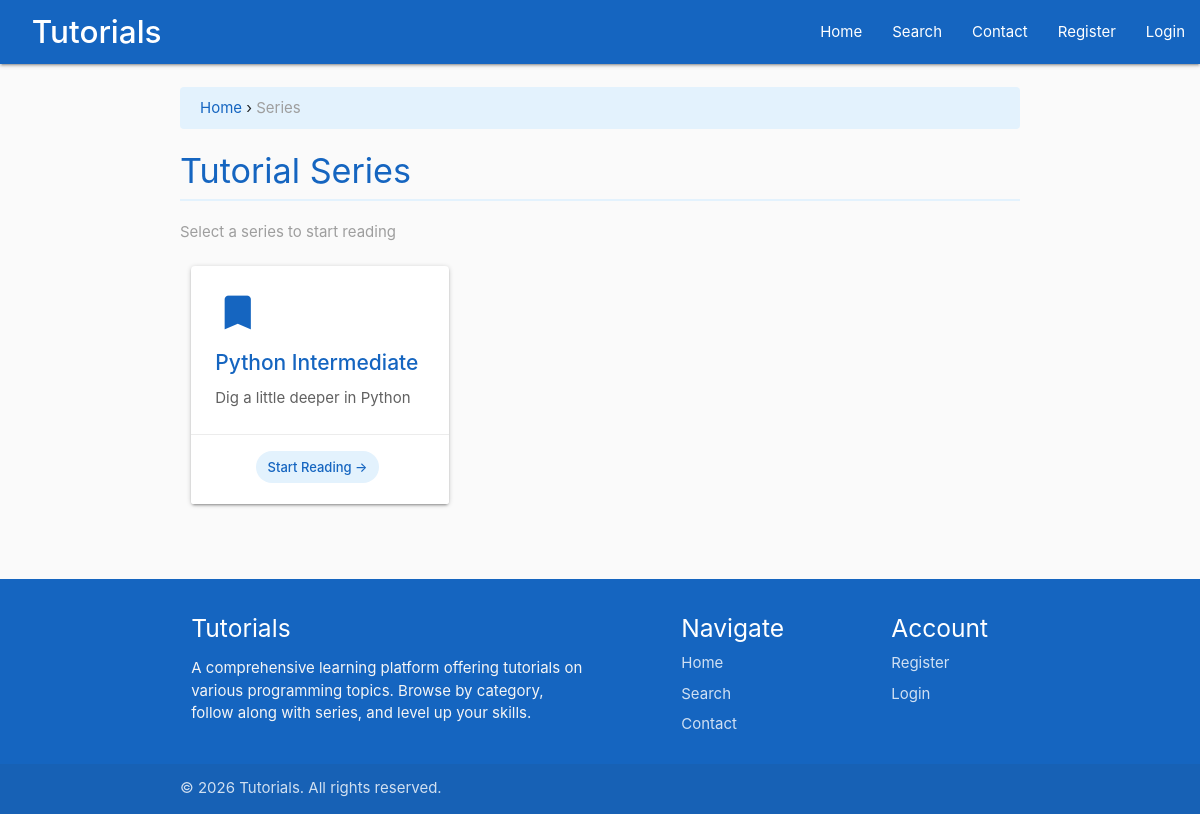
Screenshot of /Python-Intermediate with the database file from the repository.
### main/models.py (models this page shows, shortened)
class TutorialSeries(models.Model):
	tutorial_series = models.CharField(max_length=200)
	tutorial_category = models.ForeignKey(TutorialCategory,
										  default=1,
										  verbose_name="Category",
										  on_delete=models.SET_DEFAULT)
	series_summary = models.CharField(max_length=200)
	class Meta:
		verbose_name_plural = "Series"

### main/views.py (the view, shortened to what this page needs)
# urls.py: path('<single_slug>', views.single_slug, name='single_slug'),
def single_slug(request, single_slug):
	categories = [c.category_slug for c in TutorialCategory.objects.all()]
	if single_slug in categories:
		matching_series = TutorialSeries.objects.filter(tutorial_category__category_slug=single_slug)
		series_urls = {}
		for m in matching_series.all():
			part_one = Tutorial.objects.filter(tutorial_series__tutorial_series=m.tutorial_series).earliest("tutorial_published")
			series_urls[m] = part_one.tutorial_slug
		return render(request,
			          "main/category.html",
			          {"part_ones": series_urls})

### main/templates/main/category.html (shortened to what this page needs)
{% extends 'main/header.html' %}
{% block content %}
<div class="breadcrumb-nav">
    <a href="{% url 'main:homepage' %}">Home</a> &rsaquo; <span class="grey-text">Series</span>
</div>
<h4 class="section-title">Tutorial Series</h4>
<p class="grey-text">Select a series to start reading</p>
<div class="row">
    {% for tut, partone in part_ones.items %}
        <div class="col s12 m6 l4">
            <a href="/{{ partone }}" style="color: #000;">
                <div class="card hoverable category-card">
                    <div class="card-content">
                        <i class="material-icons">bookmark</i>
                        <span class="card-title">{{ tut.tutorial_series }}</span>
                        <p>{{ tut.series_summary }}</p>
                    </div>
                    <div class="card-action center-align">
                        <span class="chip category-chip">Start Reading &rarr;</span>
                    </div>
                </div>
            </a>
        </div>
    {% empty %}
        <div class="col s12 center-align">
            <p class="grey-text">No series available in this category yet.</p>
        </div>
    {% endfor %}
</div>
{% endblock %}

### main/static/main/css/style.css (style rules this page uses)
body { display: flex; min-height: 100vh; flex-direction: column; background-color: #fafafa; }
a { color: #1565c0; }
.card { border-radius: 4px; transition: box-shadow 0.3s ease, transform 0.2s ease; }
.card .card-title { font-weight: 500; color: #1565c0; }
.card .card-content p { color: #616161; }
.category-card .card-content { padding: 24px; }
.category-card .card-title { font-size: 1.4rem; margin-bottom: 8px; }
.category-card i.material-icons { font-size: 3rem; color: #1565c0; margin-bottom: 12px; display: block; }
.section-title { color: #1565c0; font-weight: 400; margin-bottom: 20px; padding-bottom: 10px; border-bottom: 2px solid #e3f2fd; }
.breadcrumb-nav { background-color: #e3f2fd; padding: 10px 20px; border-radius: 4px; margin-bottom: 20px; }
.breadcrumb-nav a { color: #1565c0; }
.chip.category-chip { background-color: #e3f2fd; color: #1565c0; }

### rows the page displays
TutorialSeries: tutorial_series "Python Intermediate", series_summary "Dig a little deeper in Python"
